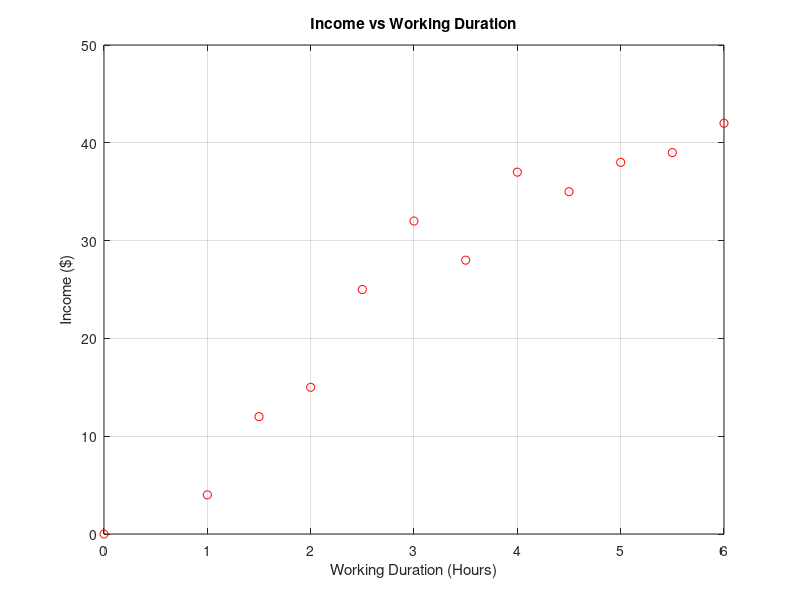

Here is the MATLAB script that generated this plot:
working_duration = 1:1/2:6
income = [4 12 15 25 32 28 37 35 38 39 42]

general_working_duration = [0 working_duration]
general_income = [0 income]

plot(general_working_duration, general_income, "ro")
hold on
xlabel("Working Duration (Hours)")
ylabel("Income ($)")
title("Income vs Working Duration")
grid on;
hold off
